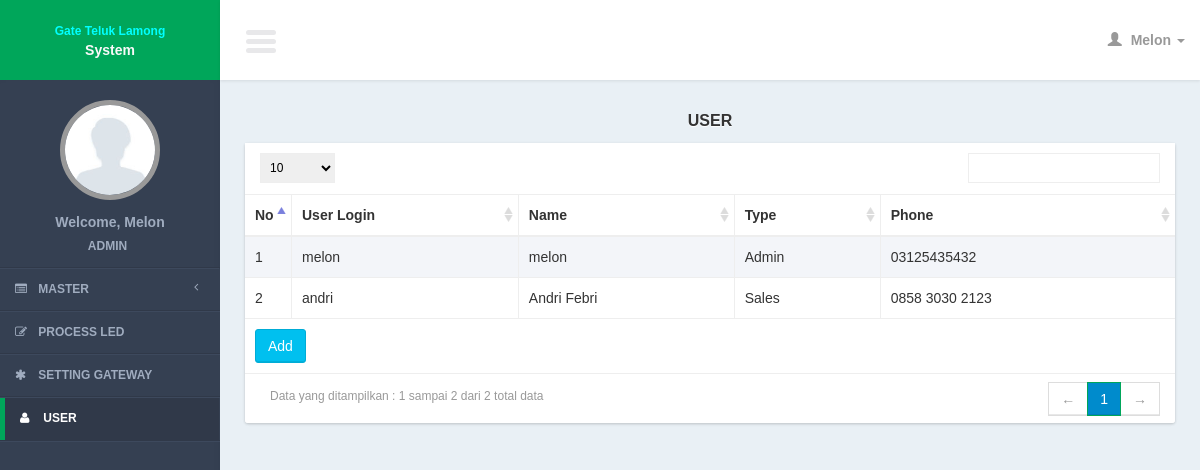
The page /controllers/user.php (signed in) on the database its author committed.
### tables this page shows
CREATE TABLE IF NOT EXISTS `users` (
`user_id` int(11) NOT NULL,
  `user_type_id` int(11) DEFAULT NULL,
  `user_login` varchar(100) DEFAULT NULL,
  `user_password` varchar(100) DEFAULT NULL,
  `user_name` varchar(100) DEFAULT NULL,
  `user_code` varchar(100) DEFAULT NULL,
  `user_phone` varchar(100) DEFAULT NULL,
  `user_img` text NOT NULL,
  `user_active_status` int(11) NOT NULL
);

### models/user_model.php (called while the page is built, shortened)
<?php
function select(){
	$query = mysql_query("select * from users");
	return $query;
}
?>

### views/user/list.php (the view, shortened to what this page needs)
     <section class="content">
         <div class="row">
             <div class="col-xs-12">
                  <div class="title_page"> <?= $title ?></div>
                 <div class="box">
                     <div class="box-body2 table-responsive">
                         <table id="example1" class="table table-bordered table-striped">
                             <thead>
                                 <tr>
                                 <th width="5%">No</th>
                                     <th>User Login</th>
                                     <th>Name</th>
                                       <th>Type</th>
                                        <th>Phone</th>
                                 </tr>
                             </thead>
                             <tbody>
                                 <?php
                                $no = 1;
                                 while($row = mysql_fetch_array($query)){
                                 ?>
                                 <tr>
                                 <td><?= $no?></td>
                                    <td><?= $row['user_login']?></td>
                                     <td><?= $row['user_name']?></td>
                                     <?php
	$user_type = array('','Admin',"Sales");
                                     ?>
                                     <td><?= $user_type[$row['user_type_id']]?></td>
                                      <td><?= $row['user_phone']?></td>
                                 </tr>
                                 <?php
$no++;
                                 }
                                 ?>
                             </tbody>
                               <tfoot>
                                 <tr>
                                     <td colspan="5"><a href="<?= $add_button ?>" class="btn btn-info " >Add</a></td>
                                 </tr>
                             </tfoot>
                         </table>
                     </div>
                 </div>
             </div>
         </div>
     </section>

### css/AdminLTE.css (style rules this page uses)
html { font-family: 'Source Sans Pro', sans-serif; -webkit-font-smoothing: antialiased; min-height: 100%; background: #E9F0F5; }
body { font-family: 'Source Sans Pro', sans-serif; -webkit-font-smoothing: antialiased; min-height: 100%; background: #E9F0F5; }
a { color: #3c8dbc; }
.content { padding: 30px 10px; }
.table-striped > tbody > tr:nth-child(odd), .table-striped > tbody > tr:nth-child(odd) { background:#F3F5F9; }
.box { position: relative; margin-bottom: 20px; -webkit-border-radius: 3px; -moz-border-radius: 3px; border-radius: 3px !important; width: 100%; background:#fff; box-shadow: 0 1px 3px rgba(0, 0, 0, 0.1); }
.box .box-body2 { background:#fff; -webkit-border-top-left-radius: 0; -webkit-border-top-right-radius: 0; -webkit-border-bottom-right-radius: 3px; -webkit-border-bottom-left-radius: 3px; -moz-border-radius-topleft: 0; -moz-border-radius-topright: 0; -moz-border-radius-bottomright: 3px; -moz-border-radius-bottomleft: 3px; border-top-left-radius: 0; border-top-right-radius: 0; border-bottom-right-radius: 3px; border-bottom-left-radius: 3px; box-shadow: 0 1px 3px rgba(0, 0, 0, 0.1); }
.btn { font-weight: 500; -webkit-border-radius: 3px; -moz-border-radius: 3px; border-radius: 3px; border: 1px solid transparent; -webkit-box-shadow: inset 0px -2px 0px 0px rgba(0, 0, 0, 0.09); -moz-box-shadow: inset 0px -2px 0px 0px rgba(0, 0, 0, 0.09); box-shadow: inset 0px -1px 0px 0px rgba(0, 0, 0, 0.09); }
.btn.btn-info { background-color: #00c0ef; border-color: #00acd6; }
.title_page { font-size:medium; text-align:center; font-weight:bold; margin-bottom:10px; text-shadow: 0 1px 1px #ffffff; text-transform:uppercase; }

### css/tooltip/tooltip-classic.css (style rules this page uses)
html, body { margin:0; height:100%; font-family: arial; }

### rows shown on the page
users: user_login "melon", user_name "melon", user_type "Admin", user_phone "03125435432"
users: user_login "andri", user_name "Andri Febri", user_type "Sales", user_phone "0858 3030 2123"

### other values the page prints
$user_data[0] "Melon"
$user_data[1] "ADMIN"
$title "USER"
